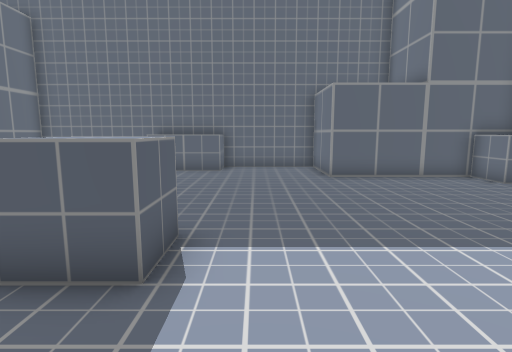
[1] (above)

17 first-person views from a walk through a 3-D level made in the Unity game engine. The camera is 1.5 m above the floor, tilts 8° down and sees 80° across. The floor is counted in squares, 1 m on a side. Each view is taken from the middle of a square. On the plan, view 1 faces up. The plan holds only what a view shows up to about 15 squares ahead; the rest is blank. The player character is not drawn. Some animated figures are left out. Some surface patterns are stand-ins.

[2]
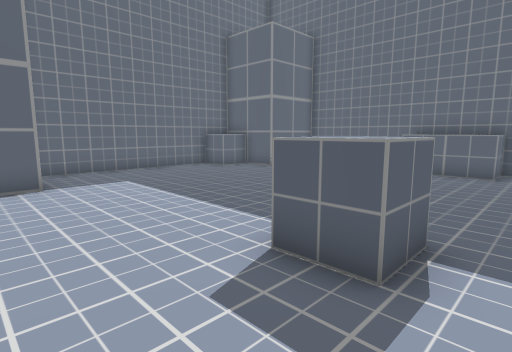

[3]
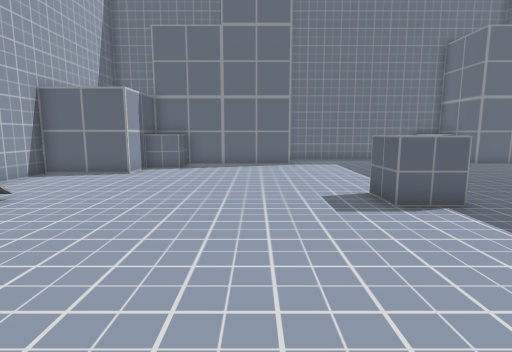

[4]
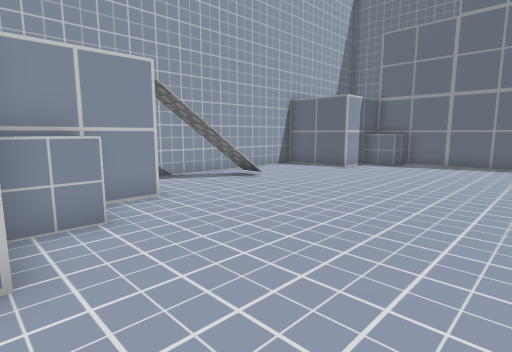

[5]
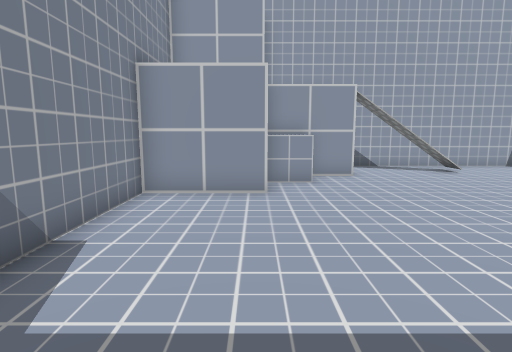

[6]
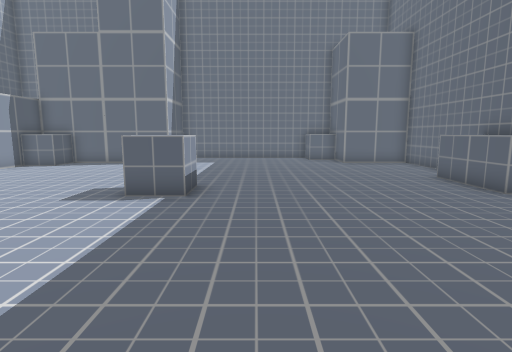

[7]
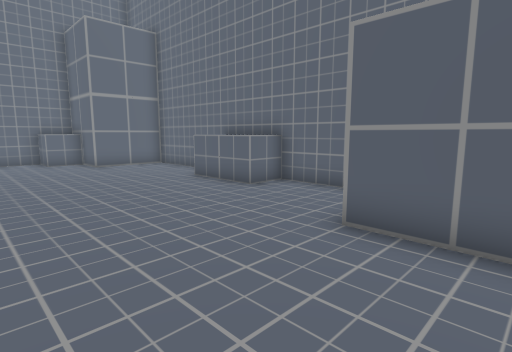

[8]
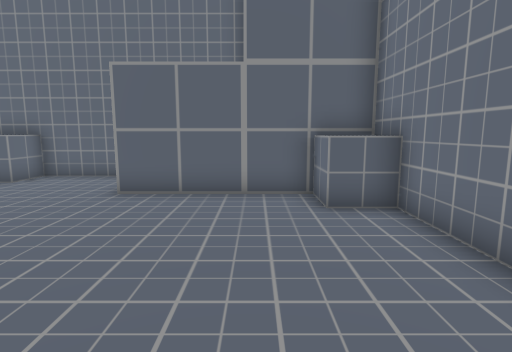

[9]
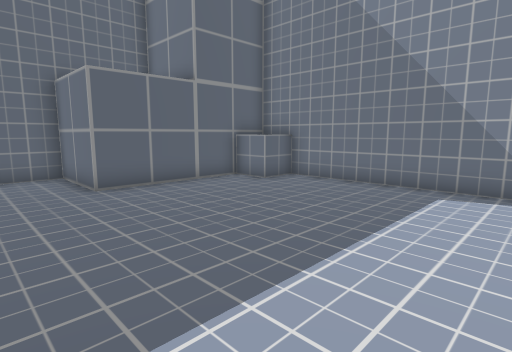

[10]
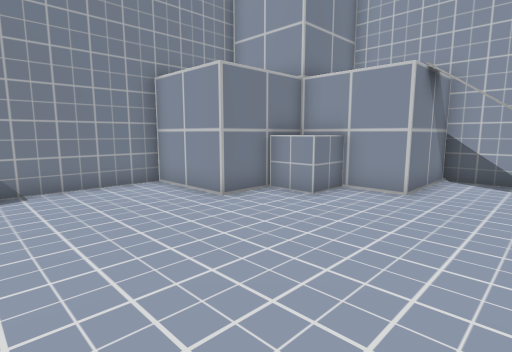

[11]
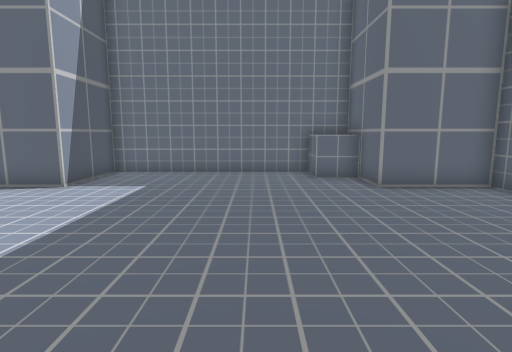

[12]
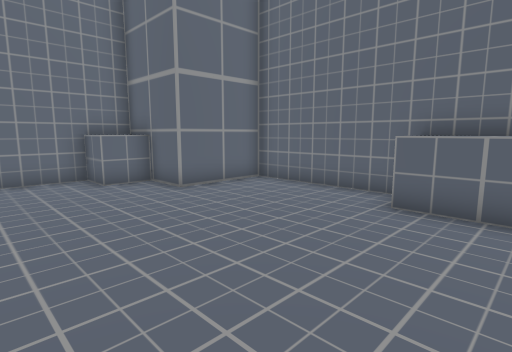

[13]
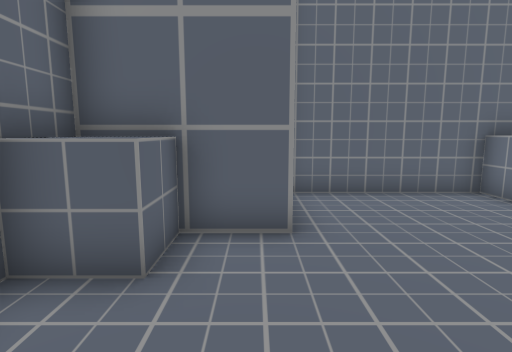

[14]
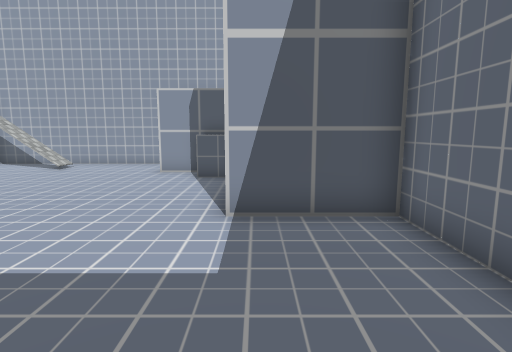

[15]
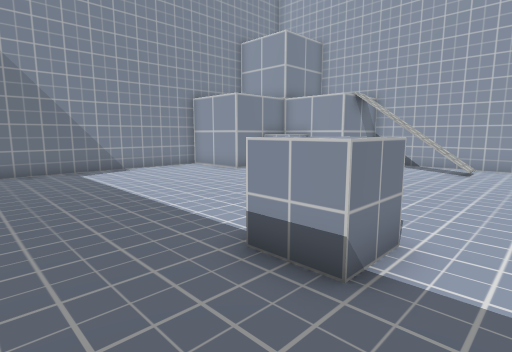

[16]
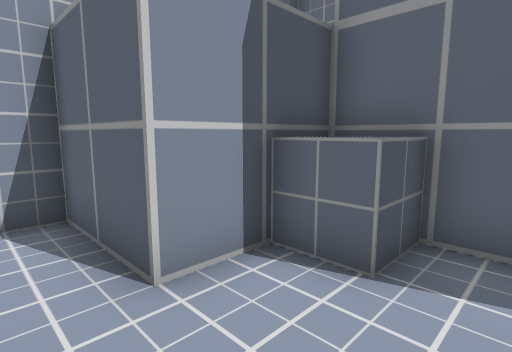

[17]
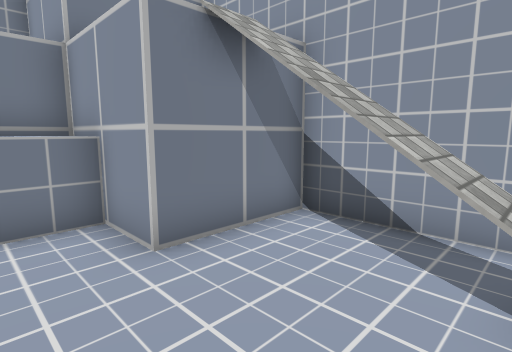

### Floor plan
Points are (right, up) in squares from view 1. A wall is a line through its corners. A room is listed if a view was taken in it or the views show most of it. See-through windows are left out.
Room 1 (views 1, 2, 3, 4, 5, 6, 7, 8, 9, 10, 11, 12, 13, 14, 15, 16, 17)
walls: (-4.4, 13.6) (-9.4, 13.6) (-9.4, 10.4) (-12.6, 10.4); (-12.6, 8.5) (-12.6, 1.6) (-9.4, 1.6) (-9.4, -4.7) (-6.3, -4.7) (-6.3, -7.9) (2.6, -7.9) (2.6, -4.7) (5.7, -4.7) (5.7, -1.6) (8.9, -1.6) (8.9, 10.4) (2.6, 10.4) (2.6, 13.6) (-1.5, 13.6)
objects: other object (-13, 9) to (-11, 10); other object (-9, -4) to (-8, -3); other object (-4, 12) to (-3, 14); other object (-2, 3) to (-1, 4); other object (-2, 12) to (-2, 14); other object (4, -4) to (5, -3); other object (8, 9) to (8, 10)

Where each view was taken, in squares from view 1:
view 1: 0 up, 0 right, facing up
view 2: 0 up, 0 right, facing up-left
view 3: 0 up, 5 right, facing left
view 4: 2 up, 6 right, facing down-left
view 5: 6 up, 6 right, facing down
view 6: 6 up, 6 right, facing left
view 7: 6 up, 5 right, facing up-left
view 8: 3 up, 6 right, facing up
view 9: 2 up, 0 right, facing up-right
view 10: 3 up, 0 right, facing down-right
view 11: 7 up, 1 left, facing left
view 12: 6 up, 2 left, facing up-left
view 13: 6 up, 10 left, facing up
view 14: 7 up, 10 left, facing down
view 15: 7 up, 4 left, facing down-right
view 16: 2 down, 5 left, facing down-left
view 17: 3 down, 1 left, facing down-right
